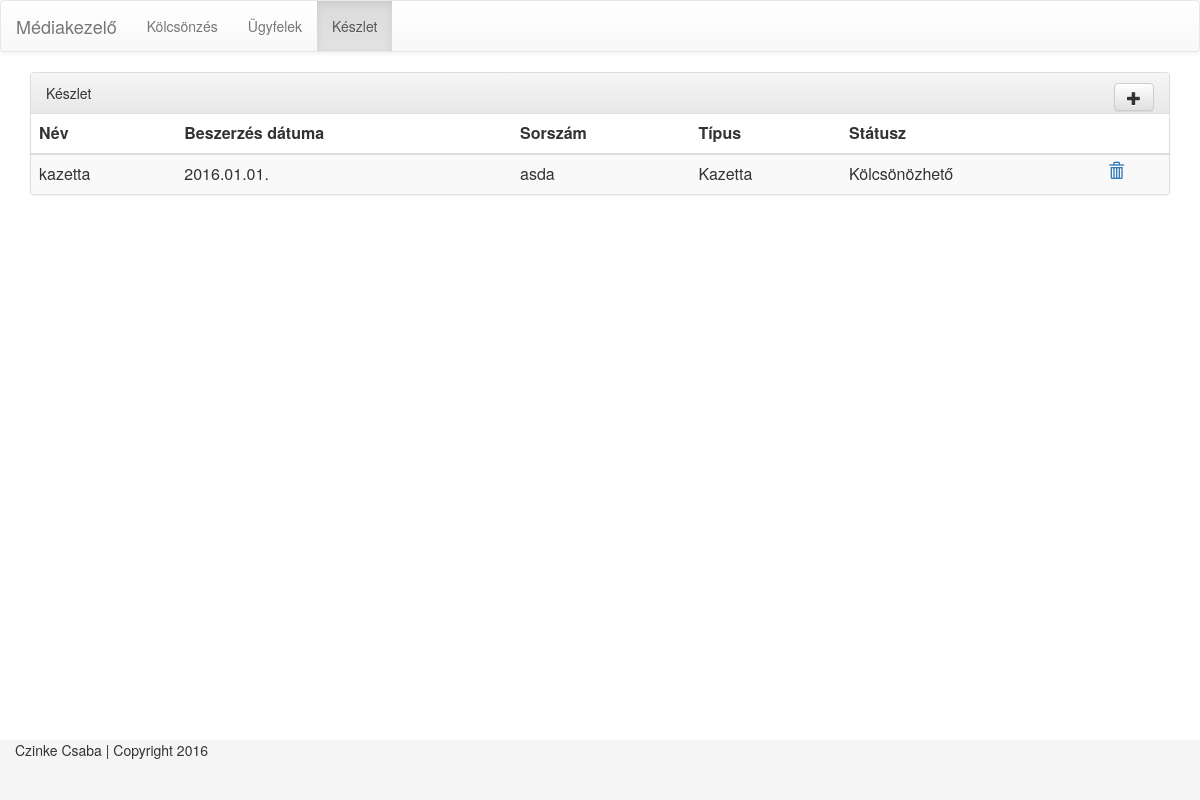
Page /stock/ on the earlier database version.
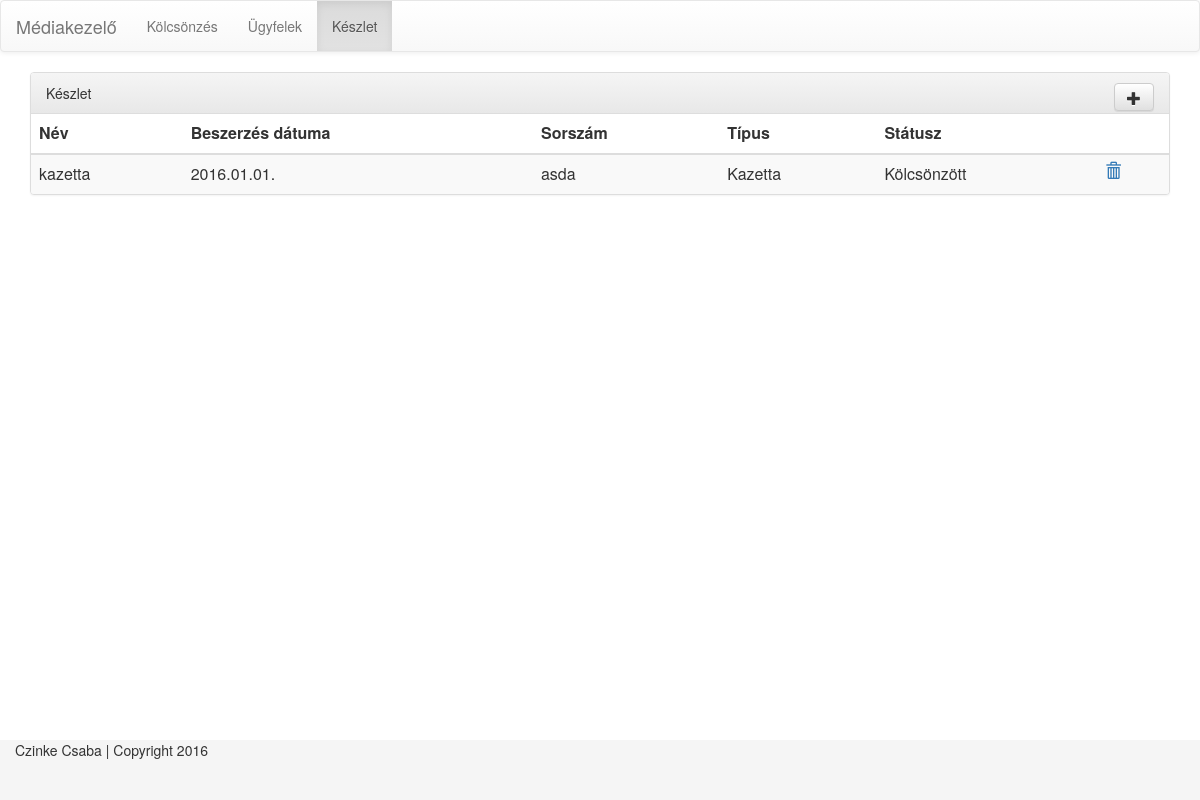
Same page on the later database version.
### mediaService/models.py (models this page shows, shortened)
class Media(models.Model):
    media_title = models.CharField(max_length=200)
    purchase_date = models.DateField()
    rented_date = models.DateField(null=True)
    seq = models.CharField(max_length=20, unique=True)
    media_type = models.OneToOneField(Types.Type, related_name="media_type")
    status_type = models.OneToOneField(Types.Type, related_name="media_status_type")
    is_deleted = models.BooleanField(default=False)
    customer = models.ForeignKey(Customers.Customer, related_name="medias", null=True)

### typeService/models.py (models this page shows)
class Type(models.Model):
    category = models.ForeignKey(Category, related_name="category")
    resource_key = models.CharField(max_length=200, unique=True)
    description = models.CharField(max_length=200)
    def __str__(self):
        return self.description

### mediaService/views.py (the view)
# urls.py: url(r'^(?P<status>[a-z]+)/$', views.index, name='index'),
def index(request):
    template = loader.get_template(TemplateKeys.all_media)
    context = {
        'media_list': DataAccess.get_all_media(),
        'media_type_list': TypeDataAccess.get_types_by_category_resource_key(CategoryKeys.media_types_category),
        'media_status_type_list': TypeDataAccess.get_types_by_category_resource_key(CategoryKeys.media_status_types_category),
    }
    return HttpResponse(template.render(context, request))

### mediaService/data_access/media_data_access.py (called while the page is built)
def get_all_media():
    return Media.objects.filter(is_deleted = False)

### typeService/data_access/data_access.py (called while the page is built)
def get_category_by_resource_key(category_resource_key):
    return Category.objects.get(resource_key = category_resource_key)

def get_types_by_category_resource_key(category_resource_key):
    category = get_category_by_resource_key(category_resource_key)
    return Type.objects.filter(category = category.id)

### mediaService/templates/stock.html (shortened to what this page needs)
{% extends "header_footer.html" %}
{% block content %}
<div class="container">
    <div class="panel panel-default">
        <div class="panel-heading">Készlet
            <a data-toggle="modal" href="#addMedia" class="btn btn-default pull-right"><span class="glyphicon glyphicon-plus"></span></a>
        </div>
        <table class="table table-striped">
            <thead>
                <tr>
                    <th>Név</th>
                    <th>Beszerzés dátuma</th>
                    <th>Sorszám</th>
                    <th>Típus</th>
                    <th>Státusz</th>
                    <th></th>
                </tr>
            </thead>
            <tbody>
            {% for media in media_list %}
                <tr ondblclick="document.location = '{% url 'media:mediadatasheet' media.id %}'">
                    <td>{{ media.media_title }}</td>
                    <td>{{ media.purchase_date | date:"Y.m.d." }}</td>
                    <td>{{ media.seq }}</td>
                    <td>{{ media.media_type }}</td>
                    <td>{{ media.status_type }}</td>
                    <td><a href="{% url 'media:deletemedia' media.id %}"><span class="glyphicon glyphicon-trash"></span></a></td>
                </tr>
            {% endfor %}
            </tbody>
        </table>
    </div>
</div>
{% endblock %}

### customerService/templates/header_footer.html (shortened to what this page needs)
{% load static %}
<link rel="stylesheet" href="https://maxcdn.bootstrapcdn.com/bootstrap/3.3.6/css/bootstrap.min.css">
<link rel="stylesheet" href="https://maxcdn.bootstrapcdn.com/bootstrap/3.3.6/css/bootstrap-theme.min.css">
<link rel="stylesheet" href="{% static 'css/custom.css' %}">
<nav class="navbar navbar-default">
  <div class="container-fluid">
    <div class="navbar-header">
      <a class="navbar-brand" href="#">Médiakezelő</a>
    </div>
    <div class="collapse navbar-collapse" id="bs-example-navbar-collapse-1">
      <ul class="nav navbar-nav">
        <li class="{% if request.path == '/rent/all/' or request.path == '/rent/over/'%}active{% endif%}"><a href="/rent/all/">Kölcsönzés</a></li>
        <li class="{% if request.path == '/customer/' or request.path == '/customer/searchcustomer' or '/customer/customerdatasheet/' in request.path%}active{% endif%}"><a href="/customer/">Ügyfelek</a></li>
        <li class="{% if request.path == '/stock/'  or '/stock/mediadatasheet/' in request.path%}active{% endif%}"><a href="/stock/">Készlet</a></li>
      </ul>
    </div>
  </div>
</nav>
{% block content %}{% endblock %}
<footer class="footer">
    <div class="container">
        <div class="row">
            Czinke Csaba | Copyright 2016
        </div>
    </div>
</footer>

### customerService/static/css/custom.css (style rules this page uses)
.footer { position: absolute; bottom: 0; width: 100%; height: 60px; background-color: #f5f5f5; }

Differences in the rows shown:
changed Media "kazetta": status_type "Kölcsönözhető" → "Kölcsönzött"
